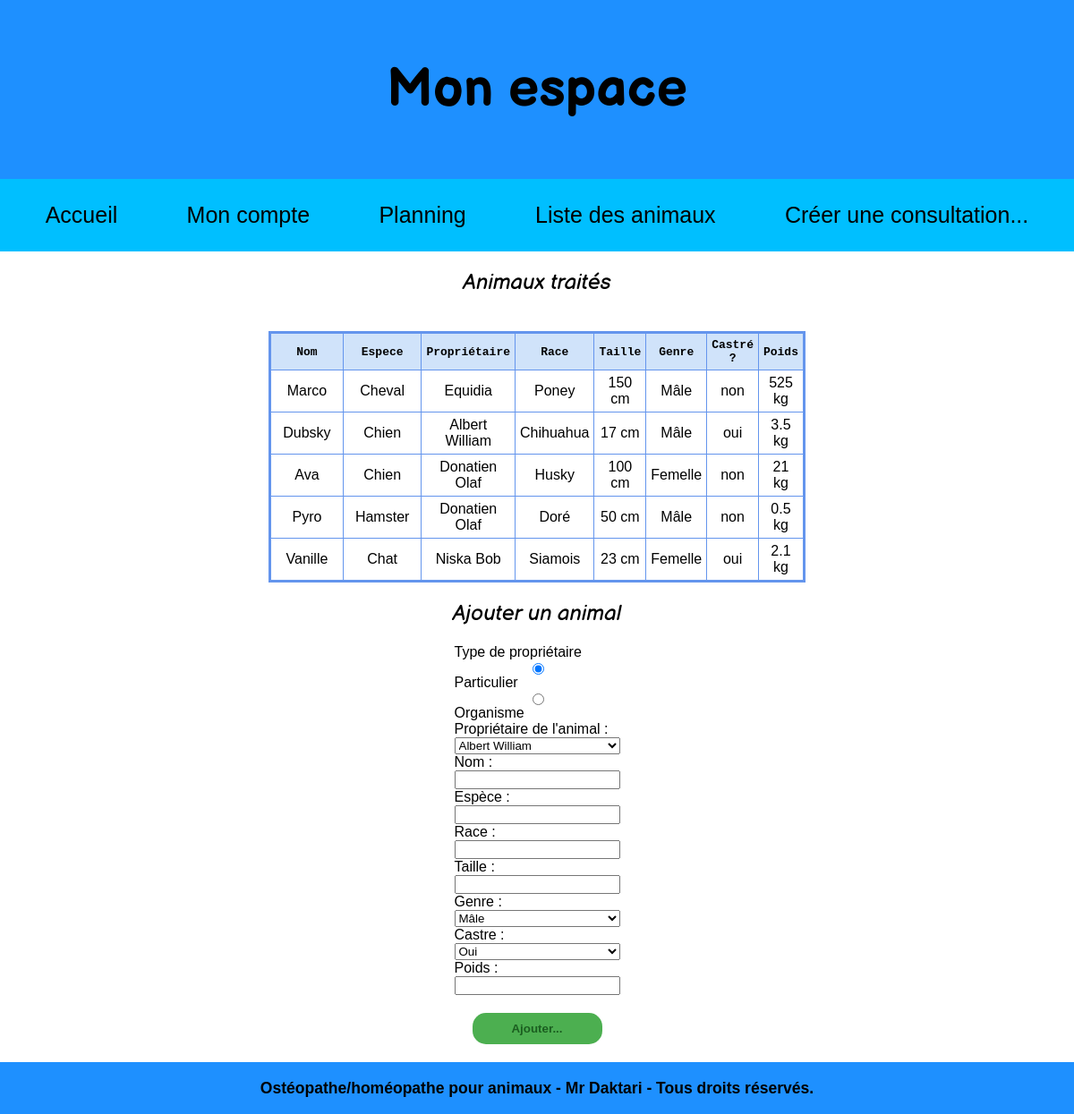
Screenshot of /animauxAdmin.php (signed in) with the database file from the repository.
### tables this page shows
CREATE TABLE `ANIMAUX_TRAITES` (
  `id` INT PRIMARY KEY NOT NULL AUTO_INCREMENT,
  `nom` VARCHAR(40) NOT NULL,
  `espece` VARCHAR(30) NOT NULL,
  `race` VARCHAR(30) NOT NULL,
  `taille` SMALLINT,
  `genre` VARCHAR(8) NOT NULL,
  `castre` TINYINT(1) NOT NULL,
  `poids` FLOAT,
  `id_particulier` INT,
  `id_organisme` INT,
  FOREIGN KEY (`id_particulier`) REFERENCES `PARTICULIERS`(`id`) ON DELETE CASCADE,
  FOREIGN KEY (`id_organisme`) REFERENCES `ORGANISME`(`id`) ON DELETE CASCADE
);

CREATE TABLE `ORGANISME` (
  `id` INT PRIMARY KEY NOT NULL AUTO_INCREMENT,
  `raisonSociale` varchar(40) NOT NULL,
  `type` varchar(30) NOT NULL
);

CREATE TABLE `PARTICULIERS` (
  `id` INT PRIMARY KEY NOT NULL AUTO_INCREMENT,
  `nom` varchar(30) NOT NULL,
  `prenom` varchar(30) NOT NULL,
  `adresse` varchar(50) NOT NULL,
  `codePostal` varchar(5) NOT NULL,
  `ville` varchar(50) NOT NULL,
  `telephone` varchar(10),
  `email` varchar(255) NOT NULL
);

### animauxAdmin.php (the view, shortened to what this page needs)
<?php
include_once('connexion.php');
$query = $dbh->query("SELECT a.nom, a.espece, a.race, a.taille, a.genre, a.castre, a.poids, p.nom AS nom_proprietaire, p.prenom AS prenom_proprietaire, o.raisonSociale
                      FROM ANIMAUX_TRAITES AS a
                      LEFT JOIN PARTICULIERS AS p ON a.id_particulier = p.id
                      LEFT JOIN ORGANISME AS o ON a.id_organisme = o.id
                      ORDER BY p.nom, p.prenom, a.nom");
$animaux = $query->fetchAll();
$query = $dbh->query("SELECT id, nom, prenom FROM PARTICULIERS");
$particuliers = $query->fetchAll();
?>
<!DOCTYPE html>
<html>
<head>
  <link rel="stylesheet" type="text/css" href="styles/global.css">
  <link rel="stylesheet" type="text/css" href="styles/animauxAdmin.css">
</head>
<body>
  <?php include_once('includes/menuAdmin.php') ?>
  <main>
    <div class="listeAnimaux">
      <h2>Animaux traités</h2>
      <table>
        <tr>
          <th colspan="1">Nom</th>
          <th colspan="1">Espece</th>
          <th colspan="1">Propriétaire</th>
          <th colspan="1">Race</th>
          <th colspan="1">Taille</th>
          <th colspan="1">Genre</th>
          <th colspan="2">Castré ?</th>
          <th colspan="1">Poids</th>
        </tr>
        <?php foreach ($animaux as $animal) { ?>
          <tr>
            <td colspan="1"><?php echo $animal['nom'] ?></td>
            <td colspan="1"><?php echo $animal['espece'] ?></td>
            <td colspan="1">
              <?php if (isset($animal['raisonSociale'])) {
                echo ($animal['raisonSociale']);
              } else {
                echo ($animal['nom_proprietaire'] . " " .  $animal['prenom_proprietaire']);
              } ?>
            </td>
            <td colspan="1"><?php echo $animal['race'] ?></td>
            <td colspan="1"><?php echo $animal['taille'] ?> cm</td>
            <td colspan="1"><?php echo $animal['genre'] ?></td>
            <td colspan="2">
              <?php if ($animal['castre'] == '1') {
                echo 'oui';
              } else {
                echo 'non';
              } ?>
            </td>
            <td colspan="1"><?php echo $animal['poids'] ?> kg</td>
          </tr>
        <?php } ?>
      </table>
      <h2>Ajouter un animal</h2>
      <form id="addAnimal" name="addAnimal" action="animauxAdmin.php" method="post">
        <label for="typeProprietaire">Type de propriétaire</label>
        <input type="radio" name="typeProprietaire" value="particulier" checked /> <label for="particulier">Particulier</label>
        <input type="radio" name="typeProprietaire" value="organisme" /> <label for="organisme">Organisme</label>
        <label for="id">Propriétaire de l'animal :</label>
        <select name='id_particulier'>
          <?php foreach ($particuliers as $particulier) { ?>
            <option value="<?php echo $particulier['id']; ?>"> <?php echo $particulier['nom'] . " " . $particulier['prenom']; ?></option>
          <?php } ?>
        </select>
        <label for="nom">Nom :</label>
        <input type='text' name='nom' /></input>
        <label for="espece">Espèce :</label>
        <input type='text' name='espece' /></input>
        <label for="race">Race :</label>
        <input type='text' name='race' /></input>
        <label for="taille">Taille :</label>
        <input type='text' name='taille' /></input>
        <label for="genre">Genre :</label>
        <select name="genre">
          <option value="Mâle">Mâle</option>
        </select>
        <label for="castre">Castre :</label>
        <select name="castre">
          <option value="1">Oui</option>
        </select>
        <label for="poids">Poids :</label>
        <input type='text' name='poids' /></input>
        <input class='button success' type='submit' name='ajouter' value='Ajouter...' /></input>
      </form>
    </div>
  </main>
</body>
</html>

### includes/menuAdmin.php (shortened to what this page needs)
<nav>
    <ul class="navbar">
        <li><a href="accueilAdmin.php">Accueil</a></li>
        <li class="dropdown">
            <a href="javascript:void(0)">Mon compte</a>
        </li>
        <li><a href="planningAdmin.php">Planning</a></li>
        <li><a href="animauxAdmin.php">Liste des animaux</a></li>
        <li><a href="historiqueAdmin.php">Créer une consultation...</a></li>
    </ul>
</nav>

### styles/global.css (style rules this page uses)
* { box-sizing: border-box; font-family: "Dyno", "Cycle", Arial, sans-serif; }
h1, h2 { font-family: "Balsamiq Sans", "Dyno", Arial, sans-serif; float: middle; margin-left: auto; margin-right: auto; }
h1 { font-style: normal; font-weight: bold; }
h2 { font-style: italic; font-weight: normal; margin: auto; }
html, body { margin: 0; background-color: white; display: flex; flex-direction: column; height: 100%; }
main { flex: 1 0 auto; }
header { padding: 2%; font-size: 30px; text-align: center; background-color: #1E90FF; color: black; }
footer { padding: 1px; font-size: 15px; text-align: center; background-color: #1E90FF; color: black; display: center; }
table { border: medium solid #6495ed; border-collapse: collapse; }
th { font-family: monospace; border: thin solid #6495ed; width: 50%; padding: 5px; background-color: #D0E3FA; }
td { font-family: sans-serif; border: thin solid #6495ed; width: 50%; padding: 5px; text-align: center; background-color: #ffffff; }
ul { display: flex; justify-content: space-around; font-size: 25px; list-style-type: none; margin: 0; padding: 1%; overflow: hidden; background-color: #00BFFF; }
li { float: left; }
li a { display: block; color: black; padding: 14px 16px; text-decoration: none; }
.navbar { font-size: 25px; list-style-type: none; margin: 0; padding: 1%; overflow: hidden; background-color: #00BFFF; justify-content: space-around; display: flex; }
.button { background-color: #2196f3; border-radius: 15px; color: #ffffff; font-weight: bold; padding: 10px 20px; text-align: center; text-decoration: none; }
input.button { border: none; cursor: pointer; }
.button.success { background-color: #4caf50; }
.error, .success { font-weight: 700; text-align: center; }
.success { color: #1b5e20; }

### styles/animauxAdmin.css (style rules this page uses)
.listeAnimaux { display: flex; flex-direction: column; justify-content: center; align-items: center; }
.listeAnimaux h2 { margin: 20px; text-align: center; }
table { width: 50%; margin-top: 20px; }
#addAnimal { display: flex; flex-direction: column; }
#addAnimal .button { margin: 20px; }

### rows the page displays
animaux_traites: nom "Marco", espece "Cheval", id_organisme.raisonSociale "Equidia", race "Poney", taille "150", genre "Mâle", castre "non", poids "525"
animaux_traites: nom "Dubsky", espece "Chien", id_particulier.nom "Albert", id_particulier.prenom "William", race "Chihuahua", taille "17", genre "Mâle", castre "oui", poids "3.5"
animaux_traites: nom "Ava", espece "Chien", id_particulier.nom "Donatien", id_particulier.prenom "Olaf", race "Husky", taille "100", genre "Femelle", castre "non", poids "21"
animaux_traites: nom "Pyro", espece "Hamster", id_particulier.nom "Donatien", id_particulier.prenom "Olaf", race "Doré", taille "50", genre "Mâle", castre "non", poids "0.5"
animaux_traites: nom "Vanille", espece "Chat", id_particulier.nom "Niska", id_particulier.prenom "Bob", race "Siamois", taille "23", genre "Femelle", castre "oui", poids "2.1"

### other values shown
form field id_particulier "Albert William"
